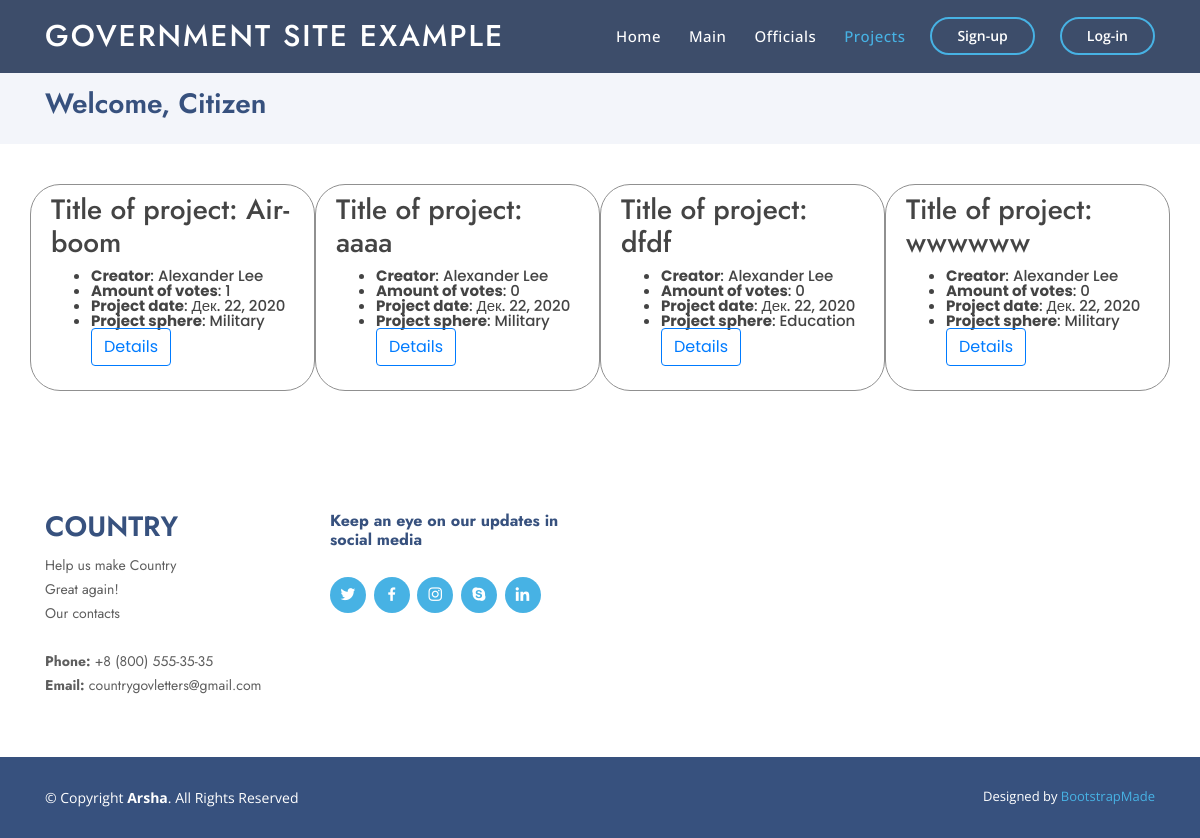
Before: /projects with the older database file.
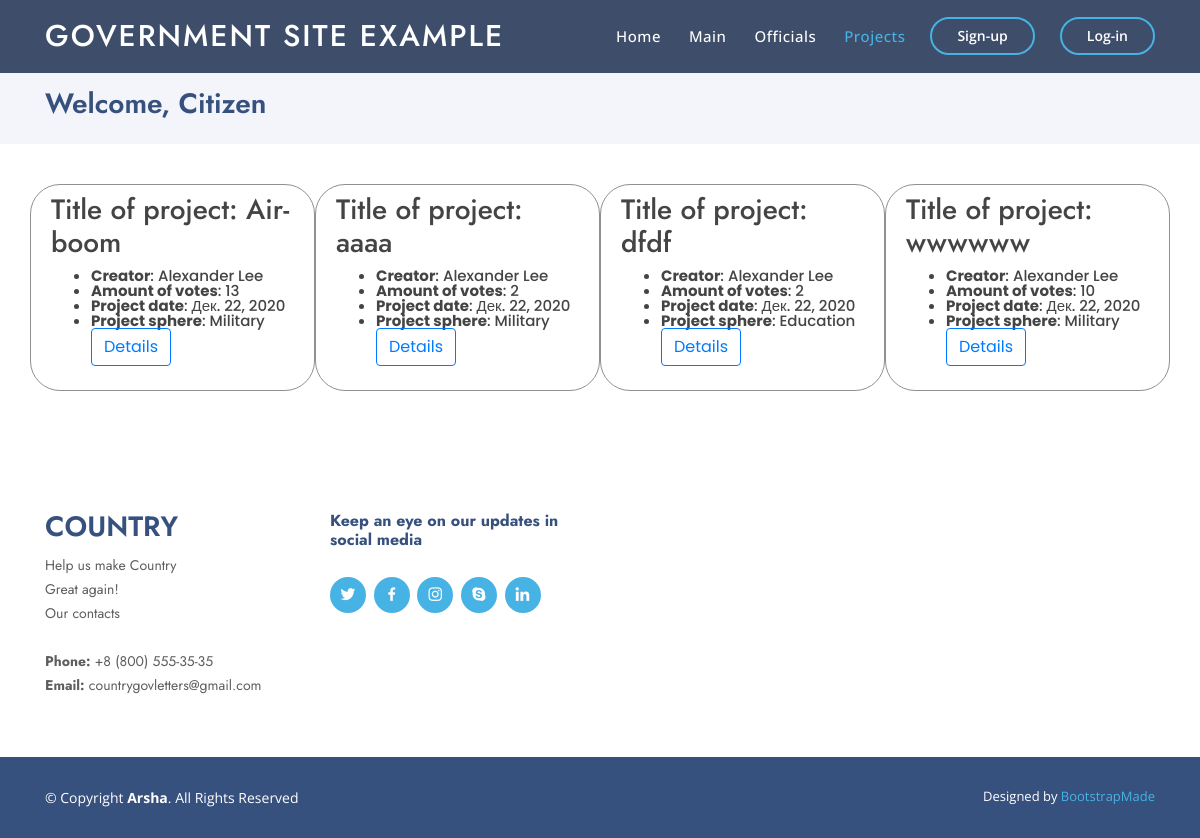
After: the same page with the newer database file.
### Content/models.py (models this page shows, shortened)
class Project(models.Model):
    title = models.CharField(name="title", max_length=120)
    description = models.CharField(name="desc", max_length=1000)
    votes = models.IntegerField(default=0)
    sphere = models.CharField(name="sphere", max_length=15)
    date_of_creation = models.DateField(auto_now=True)
    creator = models.ForeignKey(Citizen, on_delete=models.CASCADE)
    class Meta:
        verbose_name = "Project"
        verbose_name_plural = "Projects"

class Citizen(models.Model):
    user = models.OneToOneField(User, on_delete=models.CASCADE)
    department = models.CharField(max_length=100)
    avatar = models.ImageField(name="avatar", upload_to='avatars')
    amount_of_accepted_projects = models.IntegerField(default=0)
    bday = models.DateField(name="birth_day", auto_now=False)
    gender = models.CharField(name="gender", default="Other", max_length=15, choices=[('Male','Male'), ('Female','Female'), ('Other','Other')])
    age = models.IntegerField(name="age", default=0)
    rank = models.CharField(name="rank", default="", max_length=100)
    ed_proj = models.IntegerField(name="education_projects", default=0)
    health_proj = models.IntegerField(name="healthcare_projects", default=0)
    military_proj = models.IntegerField(name="military_projects", default=0)
    social_proj = models.IntegerField(name="social_projects", default=0)
    cult_proj = models.IntegerField(name="culture_projects", default=0)
    is_staff = models.BooleanField(name="is_staff", default=False)
    class Meta:
        verbose_name = 'Citizen'
        verbose_name_plural = 'Citizens'

### Content/views.py (the view)
# urls.py: path('projects', projects),
def projects(request):
    context = login_check(request)
    context['projects'] = Project.objects.all()
    context['photos'] = ProjectPhoto.objects.all()
    context['votes'] = Vote.objects.all()
    return render(request, 'Content/projects.html', context)

### Content/views_cases.py (called while the page is built)
def login_check(request):
    context = {
        'user':None,
        'cit':None
    }
    if request.user.is_authenticated:
        context = {
            'user':request.user,
            'cit':Citizen.objects.get(id=request.user.id)
        }
    return context

### Content/templates/Content/projects.html (shortened to what the changed rows need)
{% load static %}
<!DOCTYPE html>
<html lang="en">
<head>
  <link href="{% static "vendor/bootstrap/css/bootstrap.min.css" %}" rel="stylesheet">
  <link href="{% static "vendor/icofont/icofont.min.css" %}" rel="stylesheet">
  <link href="{% static "vendor/boxicons/css/boxicons.min.css" %}" rel="stylesheet">
  <link href="{% static "vendor/remixicon/remixicon.css" %}" rel="stylesheet">
  <link href="{% static "vendor/venobox/venobox.css" %}" rel="stylesheet">
  <link href="{% static "vendor/owl.carousel/assets/owl.carousel.min.css" %}" rel="stylesheet">
  <link href="{% static "vendor/aos/aos.css" %}" rel="stylesheet">
  <link href="{% static "css/style.css" %}" rel="stylesheet">
</head>
<body>
  <header id="header" class="fixed-top header-inner-pages">
    <div class="container d-flex align-items-center">
      <h1 class="logo mr-auto"><a href="#">Government site example</a></h1>
    </div>
  </header>
  <main id="main">
    <section id="breadcrumbs" class="breadcrumbs">
      <div class="container">
        <h2>Welcome, {% if user %} {{ user.first_name }} {{ user.last_name }} {% else %} Citizen {% endif %}</h2>
      </div>
    </section>
    <section id="portfolio-details" class="portfolio-details">
        <div class="container">
          {% if projects %}
          <div class="row">
          {% for project in projects %}
            <div class="custom-card col-xl-3 col-lg-4 col-md-6 col-xs-12" style="display: inline-block;">
              <h3>Title of project: {{ project.title }}</h3>
              <ul>
                <li><strong>Creator</strong>: {{ project.creator.user.first_name }} {{ project.creator.user.last_name }}</li>
                <li><strong>Amount of votes</strong>: {{ project.votes }}</li>
                <li><strong>Project date</strong>: {{ project.date_of_creation }}</li>
                <li><strong>Project sphere</strong>: {{ project.sphere }}</li>
                <a href="project?id={{project.id}}">
                  <button type="submit" class="btn btn-outline-primary">Details</button>
                </a>
              </ul>
            </div>
            {% endfor %}
          </div>
      {% else %}
      <h1>There are no new projects and news.</h1>
      {% endif %}
    </div>
  </section>
  </main>
</body>
</html>

Changed rows visible on the page:
changed Project "Air-boom": votes "1" → "13"
changed Project "aaaa": votes "0" → "2"
changed Project "dfdf": votes "0" → "2"
changed Project "wwwwww": votes "0" → "10"
